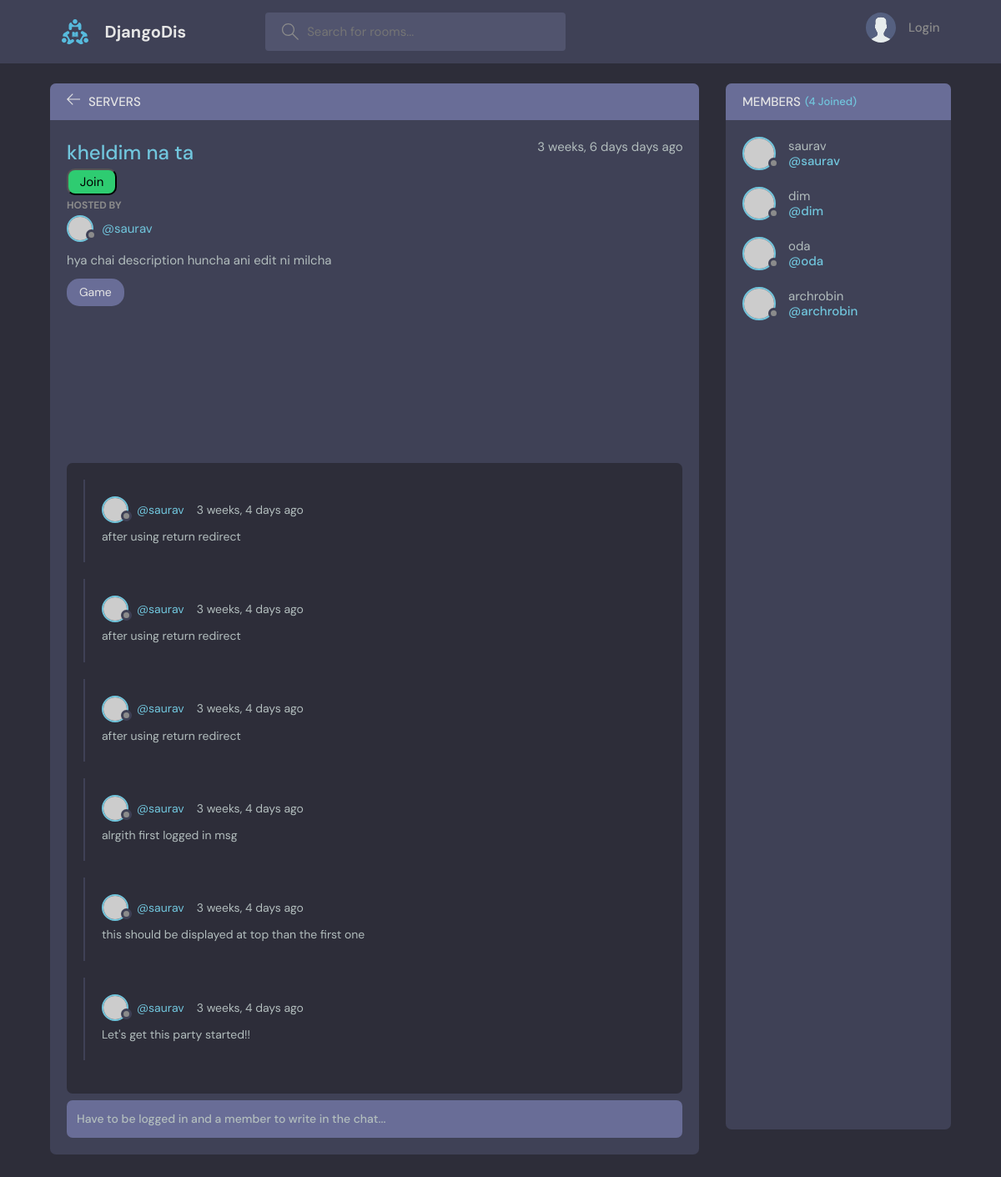
Before: /server/5/ with the older database file.
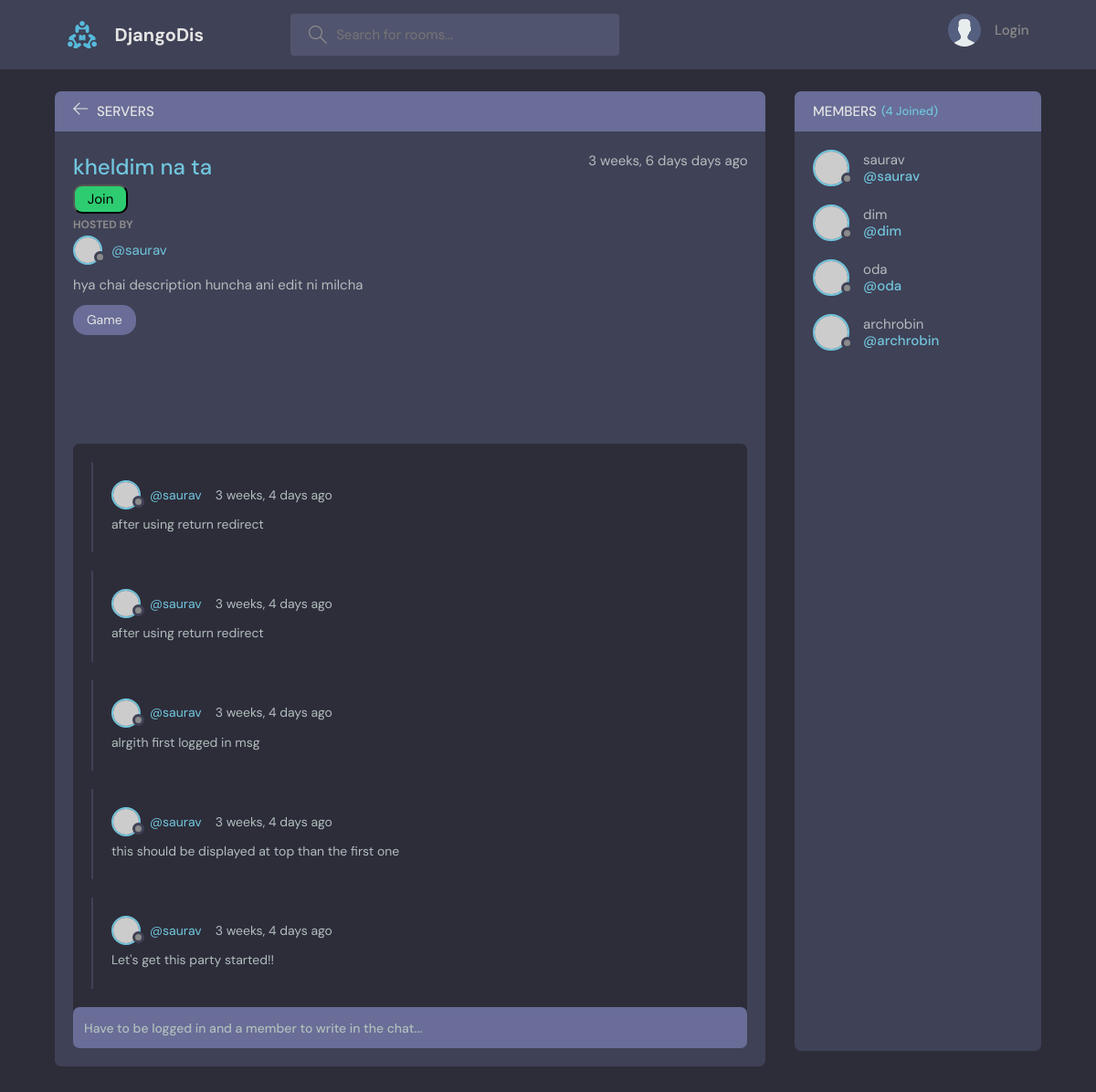
After: the same page with the newer database file.
### base/models.py (models this page shows, shortened)
class Msg(models.Model): # Msg written cause message is keyword in django
    user = models.ForeignKey(User,on_delete=models.CASCADE)
    body = models.TextField()
    server = models.ForeignKey(Server, on_delete=models.CASCADE)
    created = models.DateTimeField(auto_now_add=True)
    updated = models.DateTimeField(auto_now=True)
    class Meta:
        ordering = ['-updated', '-created']

### base/views.py (the view, shortened to what this page needs)
# urls.py: path('server/<str:sid>/',views.server , name="server"),
def server(request,sid):
    server = Server.objects.get(id=sid)
    msgs = server.msg_set.all() # msg is the Msg class in models.py and _set means calling set function of msg class
    members = server.members.all()
    context = {'server': server, 'msgs': msgs, 'members': members}
    return render(request, 'base/server.html' , context)

### base/models.py (called while the page is built)
    def __str__(self):
        return self.name

### base/templates/base/server.html (shortened to what the changed rows need)
{% extends 'main.html' %}
{% block content %}
    <main class="profile-page layout layout--2">
      <div class="container">
        <div class="room">
          <div class="room__box scroll">
            <div class="room__conversation">
              <div class="threads scroll">
                {% for msg in msgs %}
                <div class="thread">
                  <div class="thread__top">
                    <div class="thread__author">
                      <a href="{% url 'user-profile' msg.user.id %}" class="thread__authorInfo">
                        <div class="avatar avatar--small">
                          <img src="https://randomuser.me/api/portraits/men/37.jpg" />
                        </div>
                        <span>@{{ msg.user }}</span>
                      </a>
                      <span class="thread__date">{{ msg.created | timesince }} ago</span>
                    </div>
                  </div>
                  <div class="thread__details">
                    {{ msg.body }}
                  </div>
                </div>
                {% endfor %}
              </div>
            </div>
          </div>
        </div>
        <div class="participants">
          <div class="participants__list scroll">
            {% for member in members %}
            <a href="{% url 'user-profile' user.id %}" class="participant">
              <div class="avatar avatar--medium">
                <img src="https://randomuser.me/api/portraits/men/37.jpg" />
              </div>
              <p>
                {{ member.username }}
                <span>@{{ member.username }}</span>
              </p>
            </a>
            {% endfor %}
          </div>
        </div>
      </div>
    </main>
{% endblock content %}

Changed rows visible on the page:
removed Msg: user "saurav", created "3 weeks, 4 days", body "after using return redirect"
